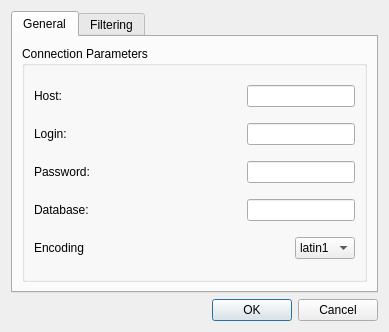
<?xml version="1.0" encoding="UTF-8"?>
<ui version="4.0">
 <class>Config</class>
 <widget class="QWidget" name="Config">
  <property name="geometry">
   <rect>
    <x>0</x>
    <y>0</y>
    <width>389</width>
    <height>332</height>
   </rect>
  </property>
  <property name="windowTitle">
   <string>Form</string>
  </property>
  <layout class="QVBoxLayout" name="verticalLayout">
   <item>
    <widget class="QTabWidget" name="tabWidget2">
     <property name="currentIndex">
      <number>0</number>
     </property>
     <widget class="QWidget" name="tab">
      <attribute name="title">
       <string>General</string>
      </attribute>
      <layout class="QVBoxLayout">
       <item>
        <widget class="QGroupBox" name="groupBox1">
         <property name="title">
          <string>Connection Parameters</string>
         </property>
         <layout class="QVBoxLayout" name="_2">
          <item>
           <layout class="QHBoxLayout" name="_3">
            <item>
             <widget class="QLabel" name="lblHost">
              <property name="text">
               <string>Host:</string>
              </property>
              <property name="wordWrap">
               <bool>false</bool>
              </property>
             </widget>
            </item>
            <item>
             <spacer name="spacer1">
              <property name="orientation">
               <enum>Qt::Horizontal</enum>
              </property>
              <property name="sizeType">
               <enum>QSizePolicy::Expanding</enum>
              </property>
              <property name="sizeHint" stdset="0">
               <size>
                <width>130</width>
                <height>20</height>
               </size>
              </property>
             </spacer>
            </item>
            <item>
             <widget class="QLineEdit" name="txtHost">
              <property name="sizePolicy">
               <sizepolicy hsizetype="Minimum" vsizetype="Fixed">
                <horstretch>0</horstretch>
                <verstretch>0</verstretch>
               </sizepolicy>
              </property>
              <property name="echoMode">
               <enum>QLineEdit::Normal</enum>
              </property>
             </widget>
            </item>
           </layout>
          </item>
          <item>
           <layout class="QHBoxLayout" name="_4">
            <item>
             <widget class="QLabel" name="lblLogin_3">
              <property name="text">
               <string>Login:</string>
              </property>
              <property name="wordWrap">
               <bool>false</bool>
              </property>
             </widget>
            </item>
            <item>
             <spacer name="spacer1_3_2">
              <property name="orientation">
               <enum>Qt::Horizontal</enum>
              </property>
              <property name="sizeType">
               <enum>QSizePolicy::Expanding</enum>
              </property>
              <property name="sizeHint" stdset="0">
               <size>
                <width>90</width>
                <height>20</height>
               </size>
              </property>
             </spacer>
            </item>
            <item>
             <widget class="QLineEdit" name="txtLogin">
              <property name="sizePolicy">
               <sizepolicy hsizetype="Minimum" vsizetype="Fixed">
                <horstretch>0</horstretch>
                <verstretch>0</verstretch>
               </sizepolicy>
              </property>
             </widget>
            </item>
           </layout>
          </item>
          <item>
           <layout class="QHBoxLayout" name="_5">
            <item>
             <widget class="QLabel" name="lblLogin_2_2">
              <property name="text">
               <string>Password:</string>
              </property>
              <property name="wordWrap">
               <bool>false</bool>
              </property>
             </widget>
            </item>
            <item>
             <spacer name="spacer1_4_2">
              <property name="orientation">
               <enum>Qt::Horizontal</enum>
              </property>
              <property name="sizeType">
               <enum>QSizePolicy::Expanding</enum>
              </property>
              <property name="sizeHint" stdset="0">
               <size>
                <width>80</width>
                <height>20</height>
               </size>
              </property>
             </spacer>
            </item>
            <item>
             <widget class="QLineEdit" name="txtPwd">
              <property name="sizePolicy">
               <sizepolicy hsizetype="Minimum" vsizetype="Fixed">
                <horstretch>0</horstretch>
                <verstretch>0</verstretch>
               </sizepolicy>
              </property>
              <property name="echoMode">
               <enum>QLineEdit::Password</enum>
              </property>
             </widget>
            </item>
           </layout>
          </item>
          <item>
           <layout class="QHBoxLayout" name="_6">
            <item>
             <widget class="QLabel" name="lblDb_2">
              <property name="text">
               <string>Database:</string>
              </property>
              <property name="wordWrap">
               <bool>false</bool>
              </property>
             </widget>
            </item>
            <item>
             <spacer name="spacer1_2_2">
              <property name="orientation">
               <enum>Qt::Horizontal</enum>
              </property>
              <property name="sizeType">
               <enum>QSizePolicy::Expanding</enum>
              </property>
              <property name="sizeHint" stdset="0">
               <size>
                <width>90</width>
                <height>20</height>
               </size>
              </property>
             </spacer>
            </item>
            <item>
             <widget class="QLineEdit" name="txtDb">
              <property name="sizePolicy">
               <sizepolicy hsizetype="Minimum" vsizetype="Fixed">
                <horstretch>0</horstretch>
                <verstretch>0</verstretch>
               </sizepolicy>
              </property>
             </widget>
            </item>
           </layout>
          </item>
          <item>
           <layout class="QHBoxLayout" name="_7">
            <item>
             <widget class="QLabel" name="textLabel1_2">
              <property name="text">
               <string>Encoding</string>
              </property>
              <property name="wordWrap">
               <bool>false</bool>
              </property>
             </widget>
            </item>
            <item>
             <spacer name="spacer6_2">
              <property name="orientation">
               <enum>Qt::Horizontal</enum>
              </property>
              <property name="sizeType">
               <enum>QSizePolicy::Expanding</enum>
              </property>
              <property name="sizeHint" stdset="0">
               <size>
                <width>20</width>
                <height>20</height>
               </size>
              </property>
             </spacer>
            </item>
            <item>
             <widget class="QComboBox" name="cbEncoding">
              <item>
               <property name="text">
                <string>latin1</string>
               </property>
              </item>
              <item>
               <property name="text">
                <string>utf8</string>
               </property>
              </item>
             </widget>
            </item>
           </layout>
          </item>
         </layout>
        </widget>
       </item>
      </layout>
     </widget>
     <widget class="QWidget" name="tab_2">
      <attribute name="title">
       <string>Filtering</string>
      </attribute>
      <layout class="QVBoxLayout" name="_9">
       <item>
        <widget class="QCheckBox" name="Filtering">
         <property name="text">
          <string>Active Filtering</string>
         </property>
        </widget>
       </item>
       <item>
        <widget class="QCheckBox" name="Modified">
         <property name="text">
          <string>Only Modified Objects</string>
         </property>
         <property name="shortcut">
          <string/>
         </property>
        </widget>
       </item>
       <item>
        <widget class="QGroupBox" name="groupBox1_2">
         <property name="title">
          <string>Only Objects Having a Date</string>
         </property>
         <layout class="QVBoxLayout" name="_10">
          <item>
           <widget class="QDateEdit" name="Filter"/>
          </item>
          <item>
           <spacer name="verticalSpacer">
            <property name="orientation">
             <enum>Qt::Vertical</enum>
            </property>
            <property name="sizeHint" stdset="0">
             <size>
              <width>20</width>
              <height>40</height>
             </size>
            </property>
           </spacer>
          </item>
         </layout>
        </widget>
       </item>
      </layout>
     </widget>
    </widget>
   </item>
   <item>
    <widget class="QDialogButtonBox" name="buttonBox">
     <property name="standardButtons">
      <set>QDialogButtonBox::Cancel|QDialogButtonBox::Ok</set>
     </property>
    </widget>
   </item>
  </layout>
 </widget>
 <resources/>
 <connections/>
</ui>
